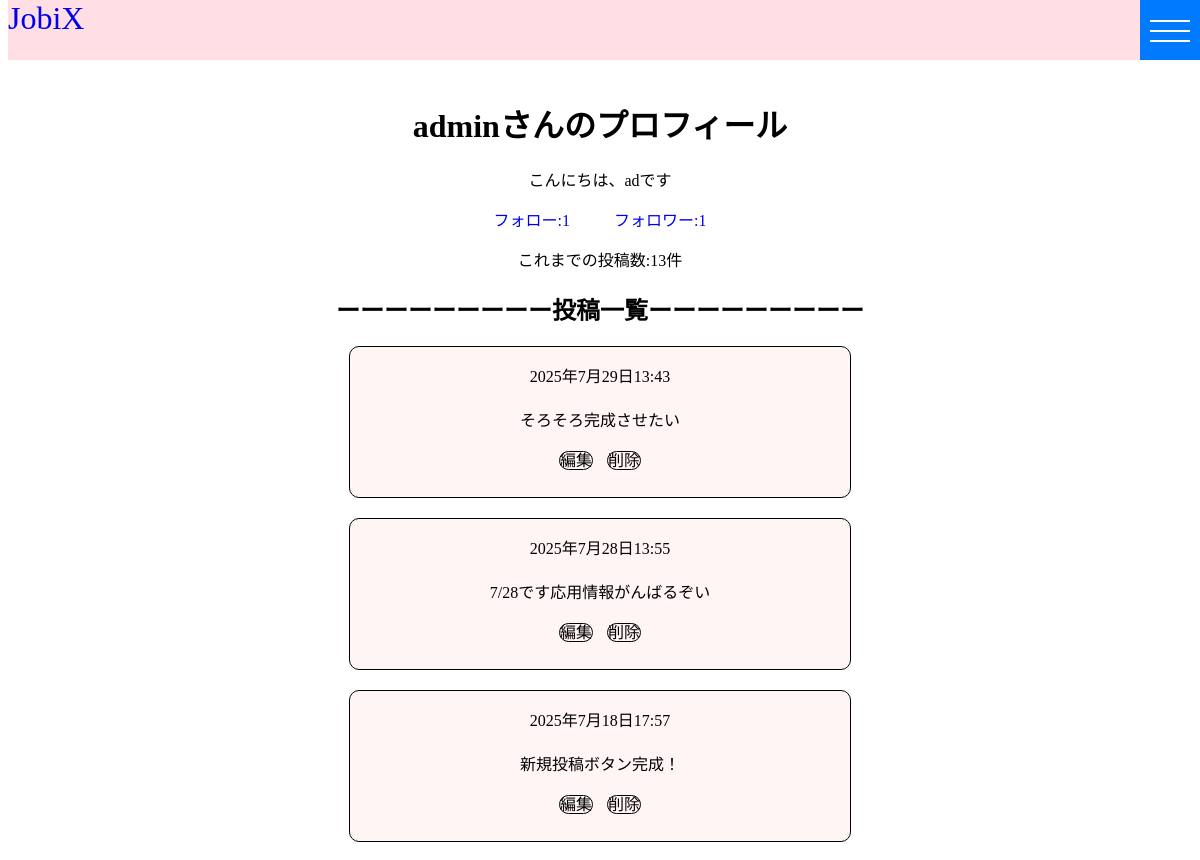
Page /accounts/admin/profile/ (upper part) on the earlier database version.
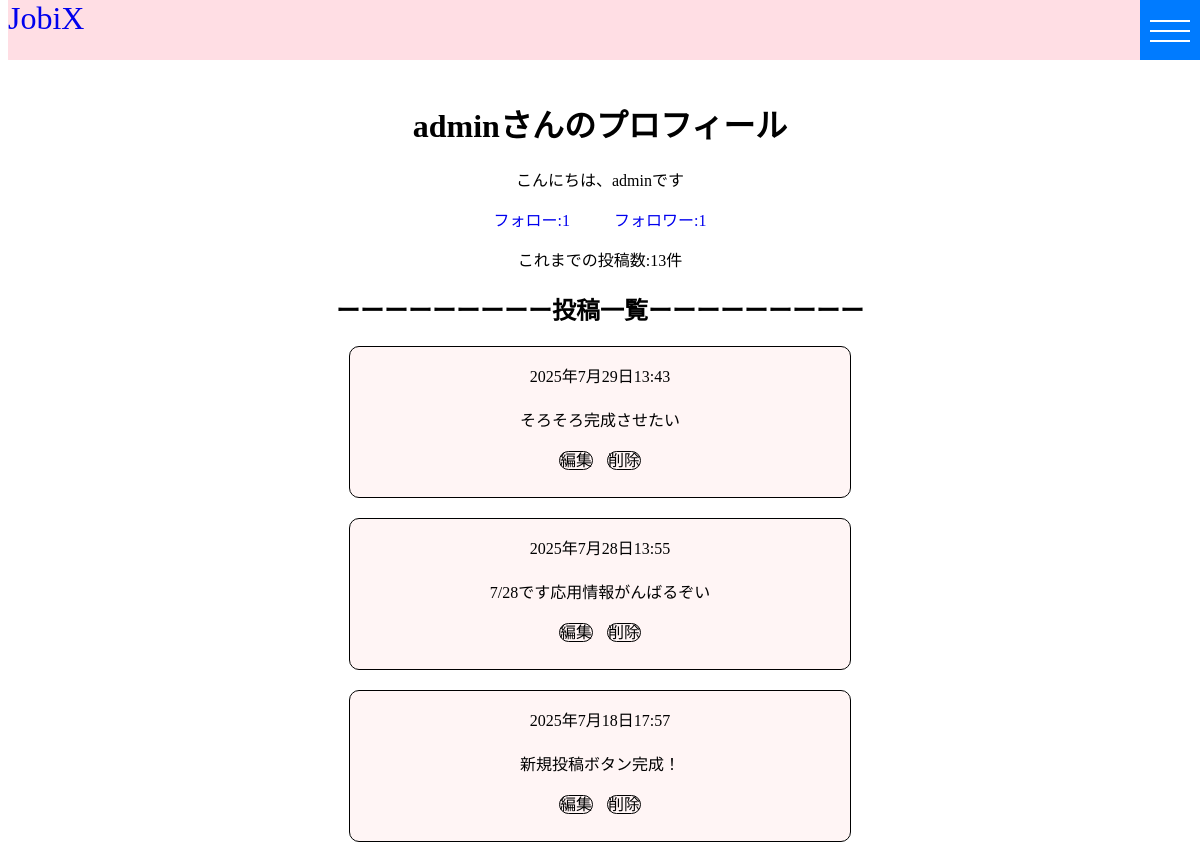
Same page on the later database version.
### accounts/models.py (models this page shows, shortened)
class CustomUser(AbstractUser):
  bio = models.TextField(blank=True)

### accounts/views.py (the view)
# urls.py: path('<str:username>/profile/', views.profile, name='profile'),
def profile(request, username):
    user = get_object_or_404(User, username=username)
    data_list = Tweet.objects.filter(author=user).order_by('-created_at')
    post_count = data_list.count()
    followers = Follow.objects.filter(following=user)
    followings = Follow.objects.filter(follower=user)
    is_following = False
    if request.user.is_authenticated:
      is_following = Follow.objects.filter(follower=request.user, following=user).exists()
    return render(request, 'profiles/profile.html', {'profile_user': user, 'data_list':data_list, 'post_count':post_count, 'followers':followers, 'followings':followings, 'is_following':is_following})

### templates/profiles/profile.html (shortened to what this page needs)
{% extends 'base.html' %}
{% block content %}
<div class="profile">
  {% if profile_user %}
  <h1 class='white'>{{ profile_user.username }}さんのプロフィール</h1>
  <p class='white'>{{ profile_user.bio }}</p>
  <div class="followBtn">
    <a class='followlist' href='{% url "followlist" profile_user.id %}'>フォロー:{{ followings.count }}</a>
    <a class='followerlist' href='{% url "followerlist" profile_user.id %}'>フォロワー:{{ followers.count }}</a>
  </div>
  <p class='white'>これまでの投稿数:{{ post_count }}件</p>
  <h2>ーーーーーーーーー投稿一覧ーーーーーーーーー</h2>
    {% for data in data_list %}
      <div class="postCard">
        <p>{{ data.created_at }}</p>
        <p class='content'>{{ data.content }}</p>
        <div class="buttons">
          <a class='update' href="{% url 'posts:update' data.pk %}">編集</a>
          <a class='delete' href="{% url 'posts:delete' data.id %}">削除</a>
        </div>
      </div>
    {% endfor %}
</div>
  {% endif %}
{% endblock %}

Differences in the rows shown:
changed CustomUser "admin": bio "こんにちは、adです" → "こんにちは、adminです"
